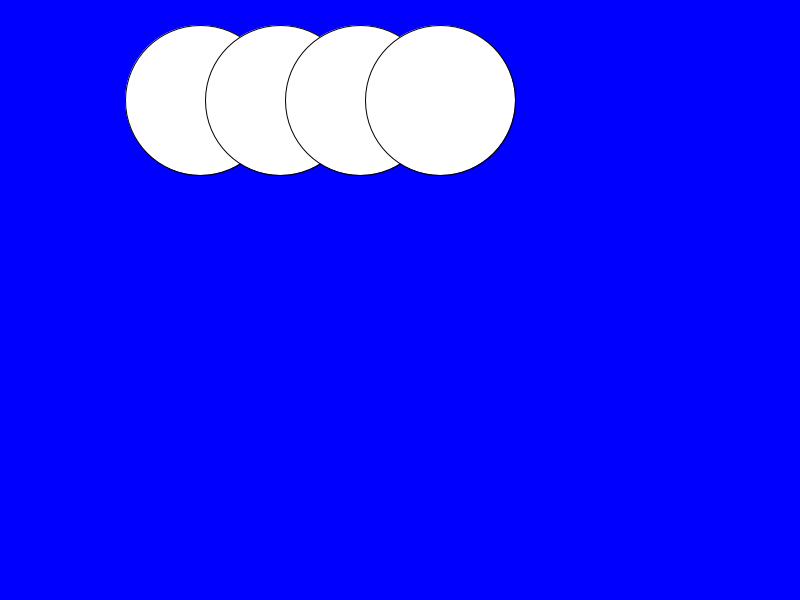
Frame 1 (no input)
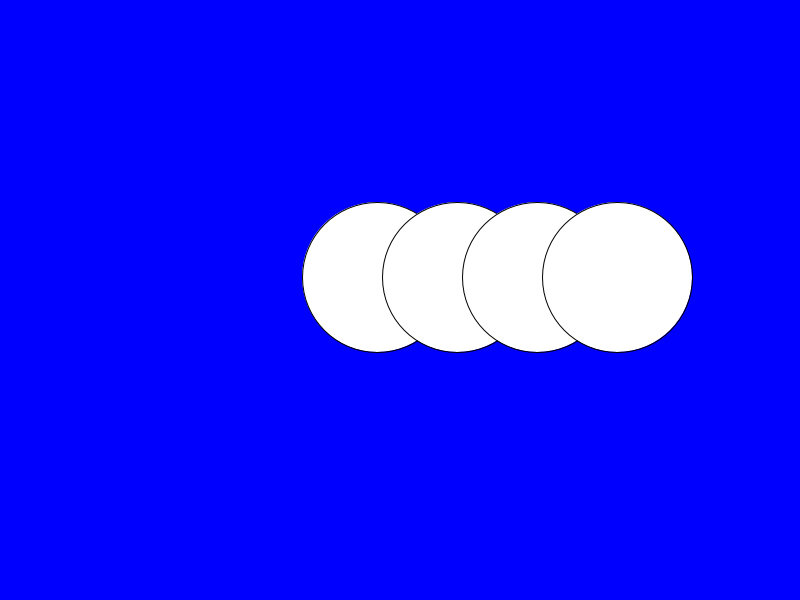
Frame 60 (the mouse pressed at the canvas centre just before this capture)
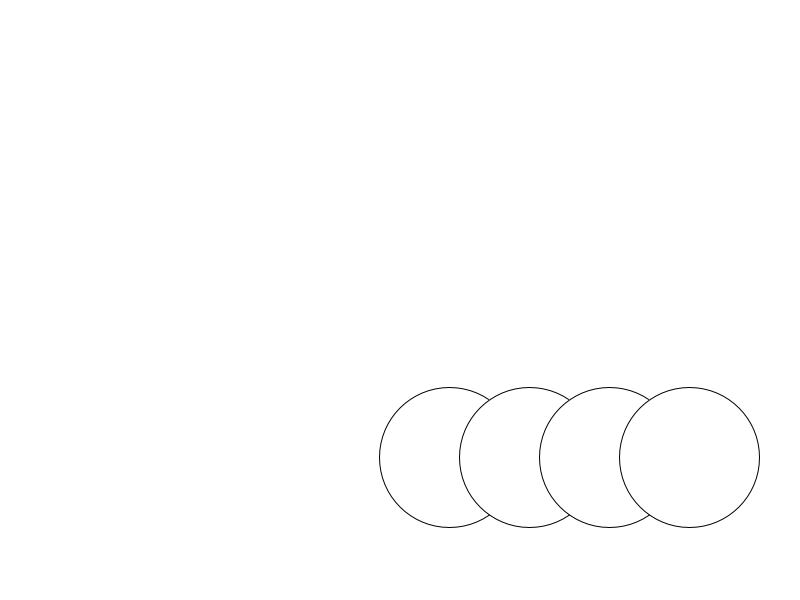
Frame 120 (the mouse held since frame 60 and released just before this capture)

The Processing sketch that drew these frames (run headless with seeded random() and noise(); from frame 60 on, the mouse is pressed at the canvas centre):

// Processing sketch: processing_162754
// ── processing_162754.pde

int x = 200;
int y = 100;
int xspeed = 3;
int yspeed = 3;
int l = 0;
int b = 300;
float z= 150;

void setup() {
  size(800, 600);

}

void draw() {
  background(mouseX, mouseY, 255);

    if (x > width - b|| x < 0) { // left and right walls
      xspeed = -xspeed; // go the other way
      if (z>0)
      {
        z=z-10;
      }
    }
    if (y > height || y < 0) { // top and bottom walls
      yspeed = -yspeed; // go the other way 
      if (z>0)
      {
        z=z-10;
  
   }
    }
    while (l < b)
    {
      ellipse(x + l, y, z, z);
      l = l + 80;
    }
    l = 0;
        x+=xspeed; // this effectively moves them
        y+=yspeed;
}
 

    //fill(#BCBABA);

    //ellipse(x-40, y, z, z);
    //ellipse(x, y, z, z);
 
    //ellipse (x+40, y, z, z);  

   //z=z-.01;
  
  
  //x+=xspeed; // this effectively moves them
  //y+=yspeed;
 
